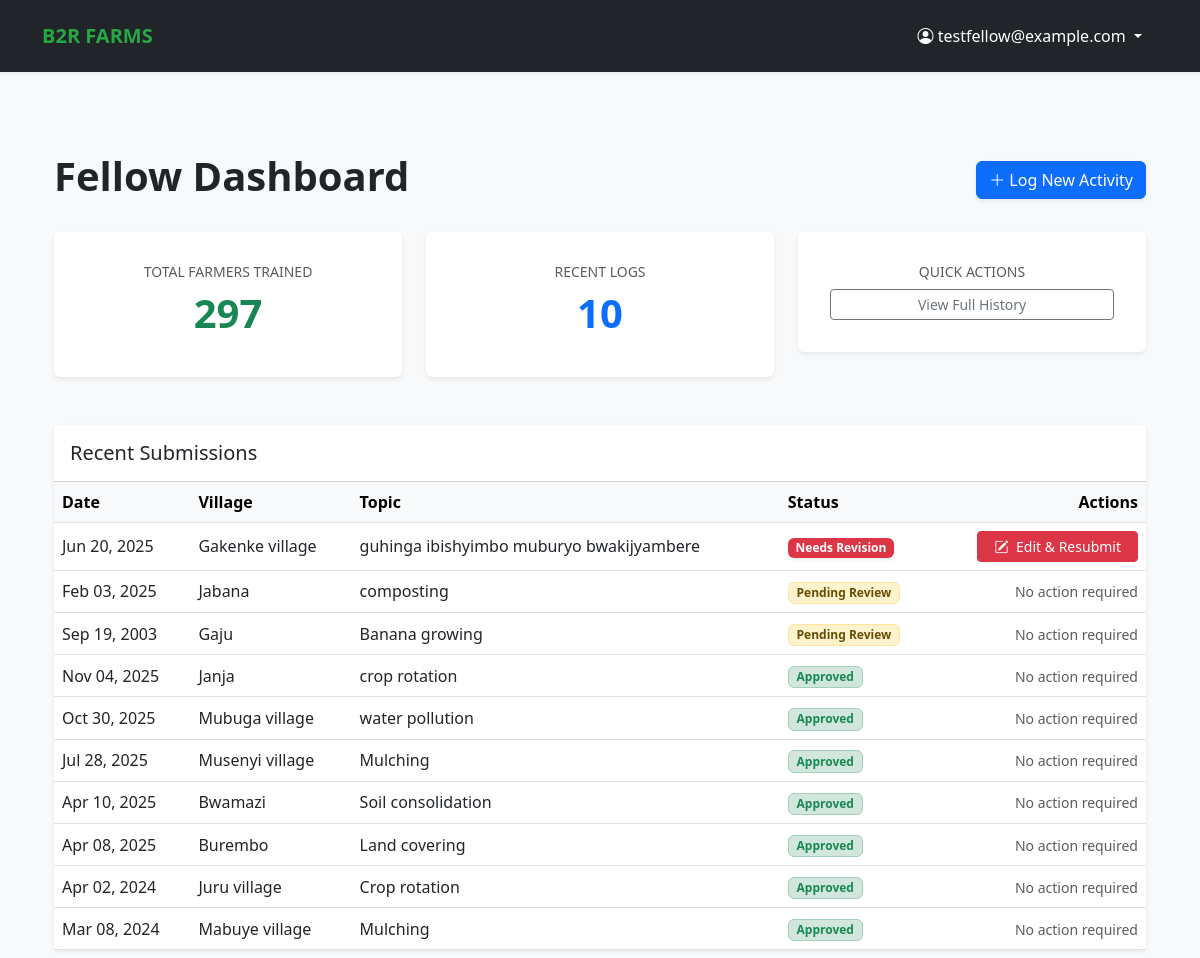
Page /activities/dashboard/ (signed in) on the earlier database version.
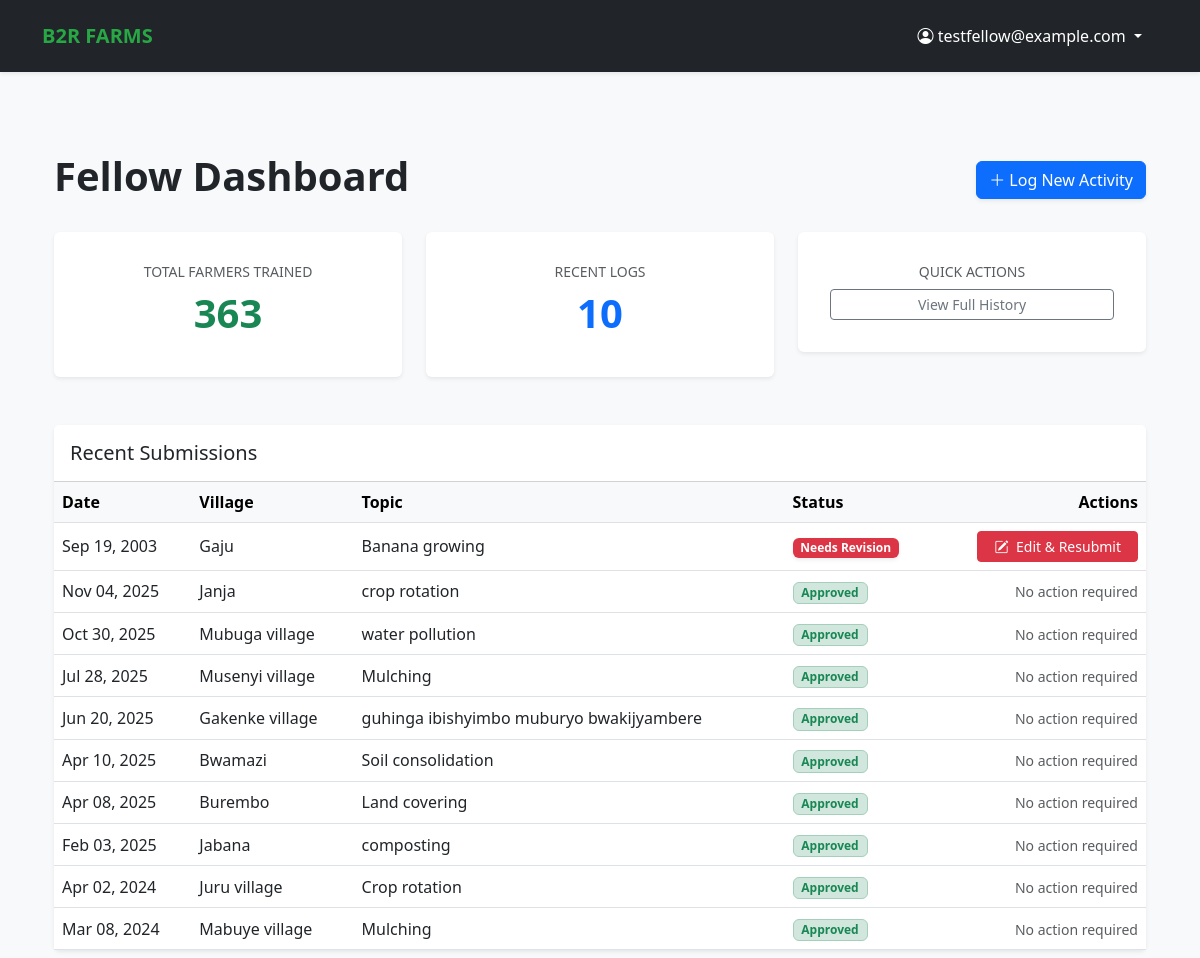
Same page on the later database version.
### activities/models.py (models this page shows, shortened)
class TrainingActivity(models.Model):
    class Status(models.TextChoices):
        PENDING = 'PENDING', 'Pending Review'
        APPROVED = 'APPROVED', 'Approved'
        REVISION = 'REVISION', 'Needs Revision'
    fellow = models.ForeignKey(
        Fellow,
        on_delete=models.CASCADE,
        related_name='activities'
    )
    date = models.DateField(validators=[validate_not_future])
    sector = models.ForeignKey(
        Sector,
        on_delete=models.PROTECT,
        related_name='training_activities'
    )
    village_name = models.CharField(max_length=100)
    verified_village = models.CharField(
        max_length=100,
        blank=True,
        null=True,
        help_text="Standardized village name confirmed by Mentor upon approval."
    )
    number_of_farmers_trained = models.PositiveIntegerField(
        validators=[MinValueValidator(1, message="You must train at least one farmer.")]
    )
    training_topic = models.CharField(
        max_length=255,
        help_text="e.g., Mulching, Crop Rotation, Soil Conservation"
    )
    METHOD_CHOICES = [
        ('demonstration', 'Demonstration'),
        ('field_visit', 'Field Visit'),
        ('group_session', 'Group Session'),
        ('workshop', 'Workshop'),
    ]
    training_method = models.CharField(
        max_length=50,
        choices=METHOD_CHOICES
    )
    duration = models.DurationField(
        help_text="Format: HH:MM:SS (e.g., 02:30:00 for 2 hours and 30 mins)",
        default=timedelta(hours=1)
    )
    challenges_notes = models.TextField(blank=True, null=True)
    success_stories = models.TextField(blank=True, null=True)
    photos = models.ImageField(upload_to='training_photos/', blank=True, null=True)
    status = models.CharField(
        max_length=20,
        choices=Status.choices,
        default=Status.PENDING,
        help_text="The current approval status of this report."
    )
    approved_by = models.ForeignKey(
        settings.AUTH_USER_MODEL,
        on_delete=models.SET_NULL,
        null=True,
        blank=True,
        related_name='approved_activities'
    )
    is_resubmitted = models.BooleanField(default=False)
    mentor_comments = models.TextField(
        blank=True,
        null=True,
        help_text="Feedback provided by the assigned Mentor."
    )
    created_at = models.DateTimeField(auto_now_add=True)
    updated_at = models.DateTimeField(auto_now=True)
    class Meta:
        ordering = ['-date', 'sector__name']
        verbose_name_plural = "Training Activities"

### activities/views.py (the view)
# urls.py: path('dashboard/', views.fellow_dashboard_view, name='fellow_dashboard'),
@login_required
def fellow_dashboard_view(request):
    fellow_profile, created = Fellow.objects.get_or_create(
        user=request.user,
        defaults={'status': 'ACTIVE'}
    )
    activities = TrainingActivity.objects.filter(fellow=fellow_profile).annotate(
        status_priority=Case(
            When(status='REVISION', then=Value(1)),
            When(status='PENDING', then=Value(2)),
            When(status='APPROVED', then=Value(3)),
            default=Value(4),
            output_field=IntegerField(),
        )
    ).order_by('status_priority', '-date')
    context = {
        'total_trained': activities.filter(status='APPROVED').aggregate(
            Sum('number_of_farmers_trained')
        )['number_of_farmers_trained__sum'] or 0,
        'recent_activities': activities[:10],
        'fellow': fellow_profile
    }
    return render(request, 'activities/fellow_dashboard.html', context)

### activities/templates/activities/fellow_dashboard.html (shortened to what this page needs)
{% extends "base.html" %}
{% block content %}
<div class="container mt-5">
    <div class="d-flex justify-content-between align-items-center mb-4">
        <h1 class="fw-bold">Fellow Dashboard</h1>
        <a href="{% url 'submit_activity' %}" class="btn btn-primary shadow-sm">
            <i class="bi bi-plus-lg"></i> Log New Activity
        </a>
    </div>
    <div class="row g-4 mb-5">
        <div class="col-md-4">
            <div class="card shadow-sm border-0 text-center p-3">
                <div class="card-body">
                    <h6 class="text-muted text-uppercase small">Total Farmers Trained</h6>
                    <h2 class="display-6 fw-bold text-success">{{ total_trained }}</h2>
                </div>
            </div>
        </div>
        <div class="col-md-4">
            <div class="card shadow-sm border-0 text-center p-3">
                <div class="card-body">
                    <h6 class="text-muted text-uppercase small">Recent Logs</h6>
                    <h2 class="display-6 fw-bold text-primary">{{ recent_activities.count }}</h2>
                </div>
            </div>
        </div>
        <div class="col-md-4">
            <div class="card shadow-sm border-0 text-center p-3">
                <div class="card-body">
                    <h6 class="text-muted text-uppercase small">Quick Actions</h6>
                    <div class="mt-2">
                        <a href="{% url 'all_activities' %}" class="btn btn-sm btn-outline-secondary w-100">View Full History</a>
                    </div>
                </div>
            </div>
        </div>
    </div>
    <div class="card shadow-sm border-0">
        <div class="card-header bg-white py-3">
            <h5 class="mb-0">Recent Submissions</h5>
        </div>
        <div class="table-responsive">
            <table class="table align-middle mb-0">
                <thead class="table-light">
                    <tr>
                        <th>Date</th>
                        <th>Village</th>
                        <th>Topic</th>
                        <th>Status</th>
                        <th class="text-end">Actions</th>
                    </tr>
                </thead>
                <tbody>
                    {% for activity in recent_activities %}
                    <tr {% if activity.status == 'REVISION' %}class="table-danger-subtle"{% endif %}>
                        <td>{{ activity.date|date:"M d, Y" }}</td>
                        <td>{{ activity.village_name }}</td>
                        <td>{{ activity.training_topic }}</td>
                        <td>
                            {% if activity.status == 'APPROVED' %}
                                <span class="badge bg-success-subtle text-success border border-success-subtle">Approved</span>
                            {% elif activity.status == 'REVISION' %}
                                <span class="badge bg-danger text-white shadow-sm animated pulse">Needs Revision</span>
                            {% else %}
                                <span class="badge bg-warning-subtle text-warning-emphasis border border-warning-subtle">Pending Review</span>
                            {% endif %}
                        </td>
                        <td class="text-end">
                            {% if activity.status == 'REVISION' %}
                                <a href="{% url 'edit_report' activity.pk %}" class="btn btn-sm btn-danger px-3">
                                    <i class="bi bi-pencil-square me-1"></i> Edit & Resubmit
                                </a>
                            {% else %}
                                <span class="text-muted small">No action required</span>
                            {% endif %}
                        </td>
                    </tr>
                    {% empty %}
                    <tr>
                        <td colspan="5" class="text-center py-4 text-muted">No recent activities found.</td>
                    </tr>
                    {% endfor %}
                </tbody>
            </table>
        </div>
    </div>
</div>
{% endblock %}

Differences in the rows shown:
changed TrainingActivity "Sep 19, 2003": status "Pending Review No action required" → "Needs Revision Edit & Resubmit"
changed TrainingActivity "Jun 20, 2025": status "Needs Revision Edit & Resubmit" → "Approved No action required"; moves down the list
changed TrainingActivity "Feb 03, 2025": status "Pending Review" → "Approved"; moves down the list
Other differences:
{{ total_trained }}: "297" → "363"
